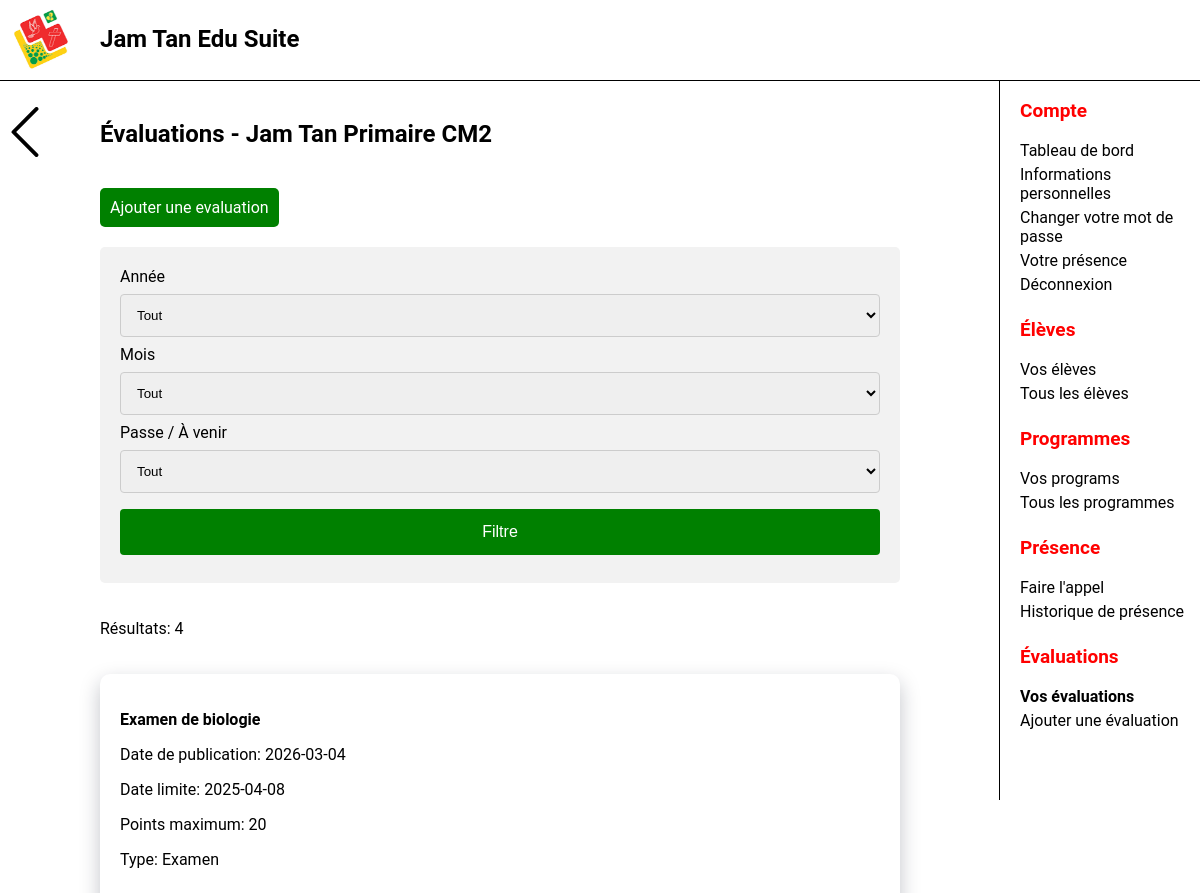
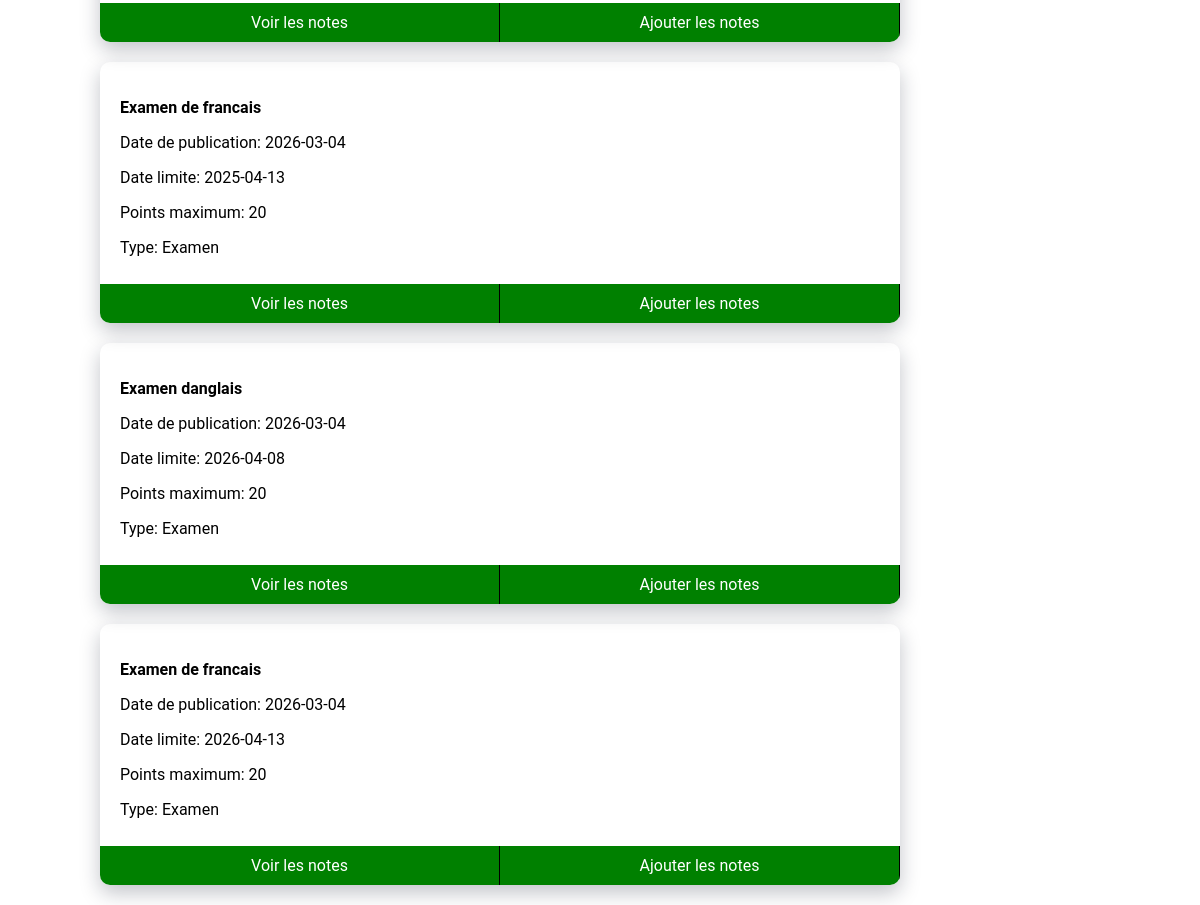
The page /views/ProgramAssessments.php?program_id=1 (signed in) on the database its author committed (2 pictures, top to bottom).
### tables this page shows
CREATE TABLE Program (
ProgramID INTEGER NOT NULL PRIMARY KEY AUTO_INCREMENT,
ProgramName VARCHAR(100) NOT NULL,
MinAge INTEGER UNSIGNED,
MaxAge INTEGER UNSIGNED,
CategoryID INTEGER,
FOREIGN KEY (CategoryID) REFERENCES ProgramCategory(CategoryID)
);

CREATE TABLE ProgramCategory (
CategoryID INTEGER NOT NULL PRIMARY KEY AUTO_INCREMENT,
CategoryName VARCHAR(100) NOT NULL 
);

CREATE TABLE Assessment (
AssessmentID INTEGER NOT NULL PRIMARY KEY AUTO_INCREMENT,
AssessmentName VARCHAR(100) NOT NULL,
AssessmentPublishDate DATE NOT NULL DEFAULT CURRENT_DATE,
AssessmentStartDate DATE,
AssessmentDueDate DATE NOT NULL,
MaxGrade INTEGER UNSIGNED NOT NULL,
PassGrade INTEGER UNSIGNED NOT NULL,
TypeID INTEGER NOT NULL,
ProgramID INTEGER NOT NULL,
FOREIGN KEY (ProgramID) REFERENCES Program(ProgramID),
FOREIGN KEY (TypeID) REFERENCES AssessmentType(TypeID)
);

CREATE TABLE AssessmentType (
TypeID INTEGER NOT NULL PRIMARY KEY AUTO_INCREMENT,
TypeName VARCHAR(100) NOT NULL
);

### locales/Translate.php (called while the page is built, shortened)
<?php
class Translate{
    private $Language;
    public function __construct(Language $Language)
    {
        $this->Language = $Language;
    }
    public function Translate(?string $word = null)
    {
        $word = $word ?? '';
        if ($word == ''){
            return $word;
        }
        else {
            return $this->Language->GetEquivalent($word);
        }
    }
}
?>

### locales/French.php (called while the page is built)
<?php
class French implements Language {
    public function GetEquivalent($word): string {
        $dictionary = [
            "January" => "Janvier",
            "February" => "Février",
            "March" => "Mars",
            "April" => "Avril",
            "May" => "Mai",
            "June" => "Juin",
            "July" => "Juillet",
            "August" => "Août",
            "September" => "Septembre",
            "October" => "Octobre",
            "November" => "Novembre",
            "December"=> "Décembre",
            "Mr" => "M",
            "Mrs" => "Mme",
            "Ms" => "Mlle",
            "Pass" => "Réussite",
            "Fail" => "Échec",
            "Present" => "Présent",
            "Absent" => "Absent",
            "Exam" => "Examen",
            "Assignment" => "Devoir",
            "Open book Exam" => "Examen à livre ouvert",
        ];
        return $dictionary[$word] ?? $word;
    }
}
?>

### views/ProgramAssessments.php (the view, shortened to what this page needs)
<?php
require("../controllers/db.php");
require_once("../locales/French.php");
require_once("../locales/Translate.php");
$French = new Translate (new French);
$ProgramID = $_GET['program_id'] ?? null;
$GetProgram = $conn->prepare("SELECT Program.ProgramName, ProgramCategory.CategoryName
FROM Program
INNER JOIN ProgramCategory
ON Program.CategoryID = ProgramCategory.CategoryID
WHERE Program.ProgramID = ?");
$GetProgram->execute([$ProgramID]);
$Program = $GetProgram->fetch(PDO::FETCH_ASSOC);
$GetAssessments = "SELECT Assessment.AssessmentID, Assessment.AssessmentName, Assessment.AssessmentDueDate,
Assessment.AssessmentPublishDate, Assessment.MaxGrade, AssessmentType.TypeName
FROM Assessment
INNER JOIN AssessmentType
ON Assessment.TypeID = AssessmentType.TypeID
WHERE Assessment.ProgramID = :id";
$params = ['id' => $ProgramID];
$stmt1 = $conn->prepare($GetAssessments);
$stmt1->execute($params);
$Assessments = $stmt1->fetchAll(PDO::FETCH_ASSOC);
$NumRows = count($Assessments);
?>
<!DOCTYPE html>
<html lang="en">
<head>
    <link rel="stylesheet" href="css/form.css">
    <link rel="stylesheet" href="css/Card.css">
    <link rel="stylesheet" href="css/AddBtn.css">
</head>
<body>
    <div id="main">
        <h2>
            <?= htmlspecialchars("Évaluations - " . $Program["CategoryName"] . " " . $Program["ProgramName"])?>
        </h2>
        <div class="add-btn-container">
            <a class="add-btn" href="AddAssessment.php?id=<?= $ProgramID?>" class="Button">
                Ajouter une evaluation
            </a>
        </div>
        <div class="form-container">
            <form action="<?=$_SERVER['PHP_SELF']?>" method="GET">
                <label for="Year">Année</label>
                <select name="Year">
                    <option value="">Tout</option>
                </select>
                <label for="Month">Mois</label>
                <select name="Month">
                    <option value="">Tout</option>
                </select>
                <label for="Past">Passe / À venir</label>
                <select name="Upcoming" id="">
                    <option value="" >Tout</option>
                </select>
                <input type="submit" value="Filtre"></input>
            </form>
        </div>
        <p class="number-results">Résultats: <?= htmlspecialchars($NumRows);?></p>
        <div class="card-container">
            <?php foreach ($Assessments as $Assessment): ?>
                <div class="card">
                    <b><p><?= htmlspecialchars($Assessment["AssessmentName"])?></p></b>
                    <p>Date de publication: <?= htmlspecialchars($Assessment["AssessmentPublishDate"])?></p>
                    <p>Date limite: <?= htmlspecialchars($Assessment["AssessmentDueDate"])?></p>
                    <p>Points maximum: <?= htmlspecialchars($Assessment["MaxGrade"])?></p>
                    <p>Type: <?= htmlspecialchars($French->Translate($Assessment["TypeName"]))?></p>
                    <div class="card-btn-container">
                        <a href="ViewGrades.php?assessment_id=<?= $Assessment["AssessmentID"]?>" class="card-btns">Voir les notes</a>
                        <a href="AddGrades.php?assessment_id=<?= $Assessment["AssessmentID"]?>" class="card-btns">Ajouter les notes</a>
                    </div>
                </div>
            <?php endforeach ?>
        </div>
    </div>
</body>
</html>

### nav/nav.css (style rules this page uses)
html, body { margin: 0; padding: 0; font-family: 'Roboto', sans-serif; }
#logo { height: 70px; position: fixed; }
#topbar { top: 0; z-index: 1; width: 100vw; height: 70px; position: fixed; background-color: white; display: flex; border-bottom: thin solid; padding: 5px; }
#app_title { position: fixed; margin-left: 95px; display: block; }
#main { padding-top: 100px; margin-right: 300px; margin-left: 100px; }
#sidebar_menu { position: fixed; width: 200px; padding-top: 80px; border-left:solid black; border-width: thin; height: calc(100vh - 80px); overflow-y: auto; right: 0px; }
#sidebar_menu a { text-decoration: none; font-size: 16px; padding-bottom: 5px; color: black; display: block; padding-left: 20px; }
#sidebar_menu p { color: red; font-weight: bold; font-size: 19px; padding-left: 20px; }
h2 { padding-bottom: 20px; }
#topbar { visibility: visible; }
#sidebar_menu { display: block; }

### views/css/form.css (style rules this page uses)
.form-container { padding-bottom: 20px; }
form { border-radius: 5px; background-color: #f2f2f2; padding: 20px; }
label { display: block; }
input { width: 100%; padding: 12px; margin: 8px 0; display: inline-block; border: 1px solid #ccc; border-radius: 4px; box-sizing: border-box; }
select { width: 100%; padding: 12px; margin: 8px 0; display: inline-block; border: 1px solid #ccc; border-radius: 4px; box-sizing: border-box; }
input[type=submit] { width: 100%; background-color: green; color: white; padding: 14px; margin: 8px 0; border: none; border-radius: 4px; cursor: pointer; font-size: 16px; }

### views/css/Card.css (style rules this page uses)
.card { padding: 20px; padding-bottom: 50px; box-shadow: 0 8px 20px rgba(15, 23, 45, 0.25); position: relative; border-radius: 10px; }
.card-btn-container { bottom: 0; left: 0; position: absolute; border-radius: 0px 0px 10px 10px; display: flex; flex-direction: row; justify-content: center; width: 100%; overflow-x: hidden; }
.card-btns { background-color: green; text-align: center; padding: 10px; color: white; text-decoration: none; width: 100%; border-right: 1px solid black; }
.card-container { display: flex; flex-direction: column; gap: 20px; flex-wrap: wrap; flex-basis: 40%; padding-bottom: 20px; }
.number-results { padding-bottom: 20px; }

### views/css/AddBtn.css (style rules this page uses)
.add-btn-container { width: 100%; display: flex; margin-bottom: 20px; }
.add-btn { background-color: green; padding: 10px; text-decoration: none; color: white; display: block; text-align: center; border-radius: 5px; width: fit-content; right: 0; }

### views/ProgramAssessments.php (style rules this page uses)
#s_your_assessments { font-weight: bold; }

### rows shown on the page
program: CategoryID+ProgramName "Évaluations - Jam Tan Primaire CM2"
assessment: AssessmentName "Examen de biologie", AssessmentPublishDate "2026-03-04", AssessmentDueDate "2025-04-08", MaxGrade "20", TypeID.TypeName "Examen"
assessment: AssessmentName "Examen de francais", AssessmentPublishDate "2026-03-04", AssessmentDueDate "2025-04-13", MaxGrade "20", TypeID.TypeName "Examen"
assessment: AssessmentName "Examen danglais", AssessmentPublishDate "2026-03-04", AssessmentDueDate "2026-04-08", MaxGrade "20", TypeID.TypeName "Examen"
assessment: AssessmentName "Examen de francais", AssessmentPublishDate "2026-03-04", AssessmentDueDate "2026-04-13", MaxGrade "20", TypeID.TypeName "Examen"

### other values the page prints
$NumRows "4"
